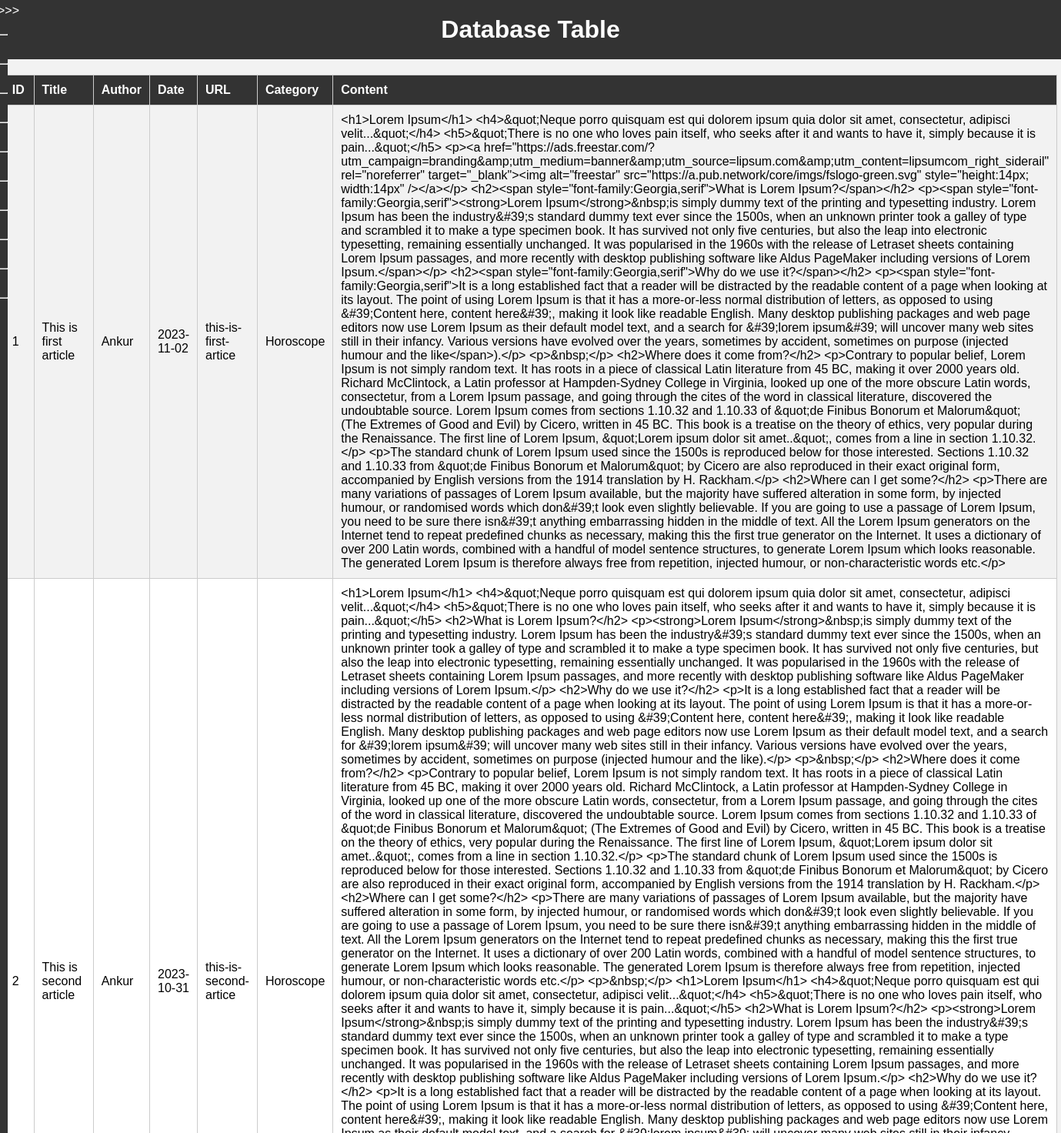
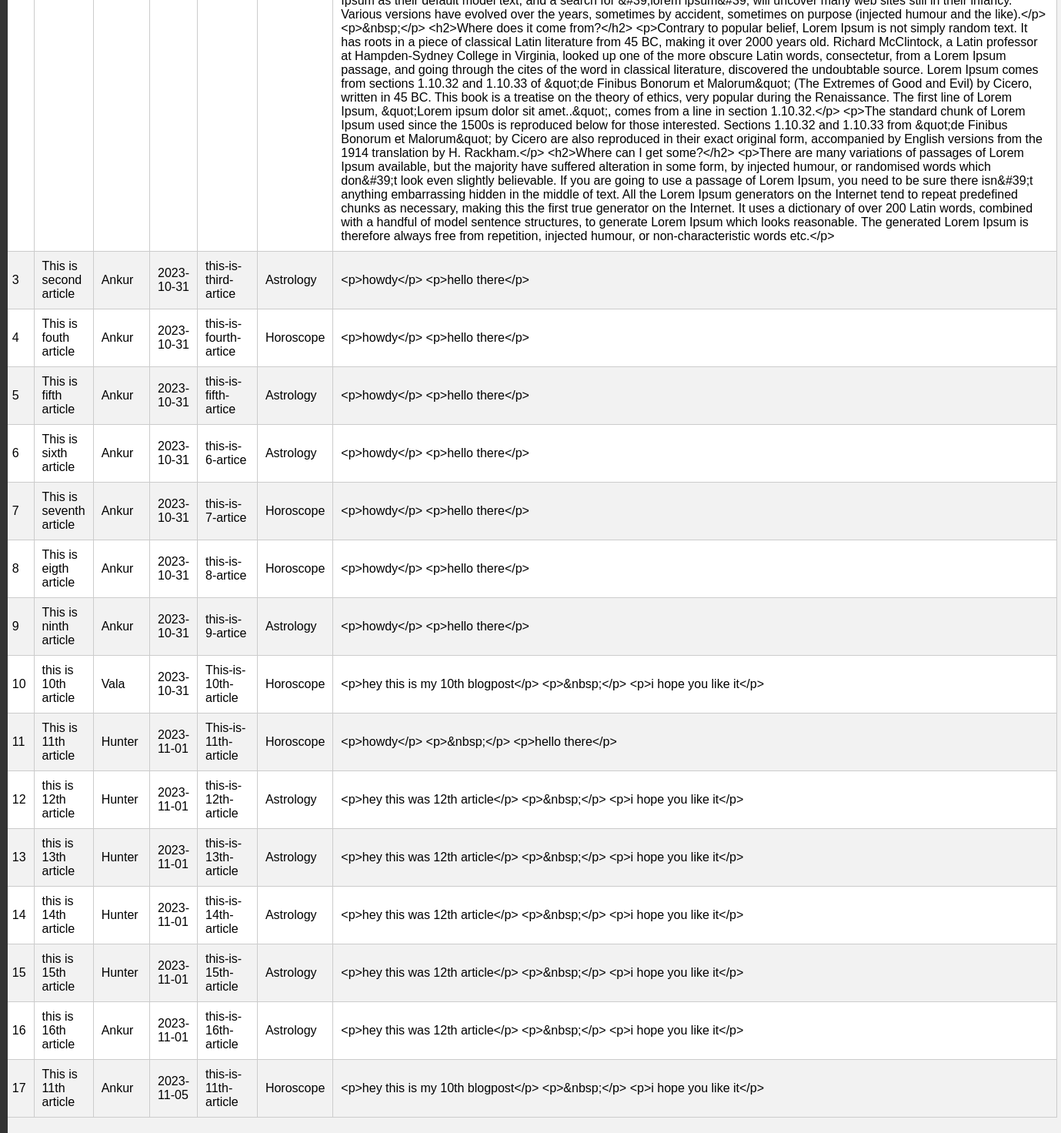
The page /database on the database its author committed (2 pictures, top to bottom).
### app.py (models this page shows)
class Post(db.Model):
    Id = db.Column(db.Integer, primary_key=True, unique=True, autoincrement=True)
    Title = db.Column(db.String(255), nullable=False)
    Content = db.Column(db.Text, nullable=False)
    ImageData = db.Column(db.LargeBinary, nullable=True)
    Category = db.Column(db.String(50), nullable=True)
    Date = db.Column(db.Date, nullable=False)
    Author = db.Column(db.String(50), nullable=True)
    URL = db.Column(db.String(255), nullable=True)

### app.py (the view)
@app.route("/database")
def database():
    articles = Post.query.all()
    return render_template("dbtable.html", articles=articles)

### app.py (called while the page is built, shortened)
@login_manager.request_loader
def load_user_from_request(request):
    print("Trying to load user from request...")
    token = request.headers.get("Authorization")
    return None

### templates/dbtable.html (shortened to what this page needs)
<!DOCTYPE html>
<html lang="en">
<head>
</head>
<body>
    {% include 'dashboard.html' %}
    <h1>Database Table</h1>
    <table>
        <tr>
            <th>ID</th>
            <th>Title</th>
            <th>Author</th>
            <th>Date</th>
            <th>URL</th>
            <th>Category</th>
            <th>Content</th>
        </tr>
        {% for article in articles %}
        <tr>
            <td>{{article.Id}}</td>
            <td>{{article.Title}}</td>
            <td>{{article.Author}}</td>
            <td>{{article.Date}}</td>
            <td>{{article.URL}}</td>
            <td>{{article.Category}}</td>
            <td>{{article.Content}}</td>
        </tr>
        {% endfor %}
    </table>
</body>
</html>

### templates/dbtable.html (style rules this page uses)
body { font-family: Arial, sans-serif; background-color: #f2f2f2; margin: 0; padding: 0; }
h1 { background-color: #333; color: #fff; text-align: center; padding: 20px 0; margin: 0; }
table { width: 80%; margin: 20px auto; border-collapse: collapse; background-color: #fff; }
th, td { border: 1px solid #ccc; padding: 10px; text-align: left; }
th { background-color: #333; color: #fff; }
tr:nth-child(even) { background-color: #f2f2f2; }

### rows shown on the page
Post: Id "1", Title "This is first article", Author "Ankur", Date "2023-11-02", URL "this-is-first-artice", Category "Horoscope", Content "<h1>Lorem Ipsum</h1> <h4>&quot;Neque porro quisquam est qui dolorem ipsum quia dolor sit amet, consectetur, adipisci velit...&quot;</h4> <h5>&quot;There is no one who loves pain itself, who seeks after it and wants to have it, simply because it is pain...&quot;</h5> <p><a href=\"https://ads.freestar.com/?utm_campaign=branding&amp;utm_medium=banner&amp;utm_source=lipsum.com&amp;utm_content=lipsumcom_right_siderail\" rel=\"noreferrer\" target=\"_blank\"><img alt=\"freestar\" src=\"https://a.pub.network/core/imgs/fslogo-green.svg\" style=\"height:14px; width:14px\" /></a></p> <h2><span style=\"font-family:Georgia,serif\">What is Lorem Ipsum?</span></h2> <p><span…"
Post: Id "2", Title "This is second article", Author "Ankur", Date "2023-10-31", URL "this-is-second-artice", Category "Horoscope", Content "<h1>Lorem Ipsum</h1> <h4>&quot;Neque porro quisquam est qui dolorem ipsum quia dolor sit amet, consectetur, adipisci velit...&quot;</h4> <h5>&quot;There is no one who loves pain itself, who seeks after it and wants to have it, simply because it is pain...&quot;</h5> <h2>What is Lorem Ipsum?</h2> <p><strong>Lorem Ipsum</strong>&nbsp;is simply dummy text of the printing and typesetting industry. Lorem Ipsum has been the industry&#39;s standard dummy text ever since the 1500s, when an unknown printer took a galley of type and scrambled it to make a type specimen book. It has survived not only five centuries, but also the leap into electronic typesetting, remaining essentially unchanged. It was…"
Post: Id "3", Title "This is second article", Author "Ankur", Date "2023-10-31", URL "this-is-third-artice", Category "Astrology", Content "<p>howdy</p> <p>hello there</p>"
Post: Id "4", Title "This is fouth article", Author "Ankur", Date "2023-10-31", URL "this-is-fourth-artice", Category "Horoscope", Content "<p>howdy</p> <p>hello there</p>"
Post: Id "5", Title "This is fifth article", Author "Ankur", Date "2023-10-31", URL "this-is-fifth-artice", Category "Astrology", Content "<p>howdy</p> <p>hello there</p>"
Post: Id "6", Title "This is sixth article", Author "Ankur", Date "2023-10-31", URL "this-is-6-artice", Category "Astrology", Content "<p>howdy</p> <p>hello there</p>"
Post: Id "7", Title "This is seventh article", Author "Ankur", Date "2023-10-31", URL "this-is-7-artice", Category "Horoscope", Content "<p>howdy</p> <p>hello there</p>"
Post: Id "8", Title "This is eigth article", Author "Ankur", Date "2023-10-31", URL "this-is-8-artice", Category "Horoscope", Content "<p>howdy</p> <p>hello there</p>"
Post: Id "9", Title "This is ninth article", Author "Ankur", Date "2023-10-31", URL "this-is-9-artice", Category "Astrology", Content "<p>howdy</p> <p>hello there</p>"
Post: Id "10", Title "this is 10th article", Author "Vala", Date "2023-10-31", URL "This-is-10th-article", Category "Horoscope", Content "<p>hey this is my 10th blogpost</p> <p>&nbsp;</p> <p>i hope you like it</p>"
Post: Id "11", Title "This is 11th article", Author "Hunter", Date "2023-11-01", URL "This-is-11th-article", Category "Horoscope", Content "<p>howdy</p> <p>&nbsp;</p> <p>hello there</p>"
Post: Id "12", Title "this is 12th article", Author "Hunter", Date "2023-11-01", URL "this-is-12th-article", Category "Astrology", Content "<p>hey this was 12th article</p> <p>&nbsp;</p> <p>i hope you like it</p>"
Post: Id "13", Title "this is 13th article", Author "Hunter", Date "2023-11-01", URL "this-is-13th-article", Category "Astrology", Content "<p>hey this was 12th article</p> <p>&nbsp;</p> <p>i hope you like it</p>"
Post: Id "14", Title "this is 14th article", Author "Hunter", Date "2023-11-01", URL "this-is-14th-article", Category "Astrology", Content "<p>hey this was 12th article</p> <p>&nbsp;</p> <p>i hope you like it</p>"
Post: Id "15", Title "this is 15th article", Author "Hunter", Date "2023-11-01", URL "this-is-15th-article", Category "Astrology", Content "<p>hey this was 12th article</p> <p>&nbsp;</p> <p>i hope you like it</p>"
Post: Id "16", Title "this is 16th article", Author "Ankur", Date "2023-11-01", URL "this-is-16th-article", Category "Astrology", Content "<p>hey this was 12th article</p> <p>&nbsp;</p> <p>i hope you like it</p>"
Post: Id "17", Title "This is 11th article", Author "Ankur", Date "2023-11-05", URL "this-is-11th-article", Category "Horoscope", Content "<p>hey this is my 10th blogpost</p> <p>&nbsp;</p> <p>i hope you like it</p>"
